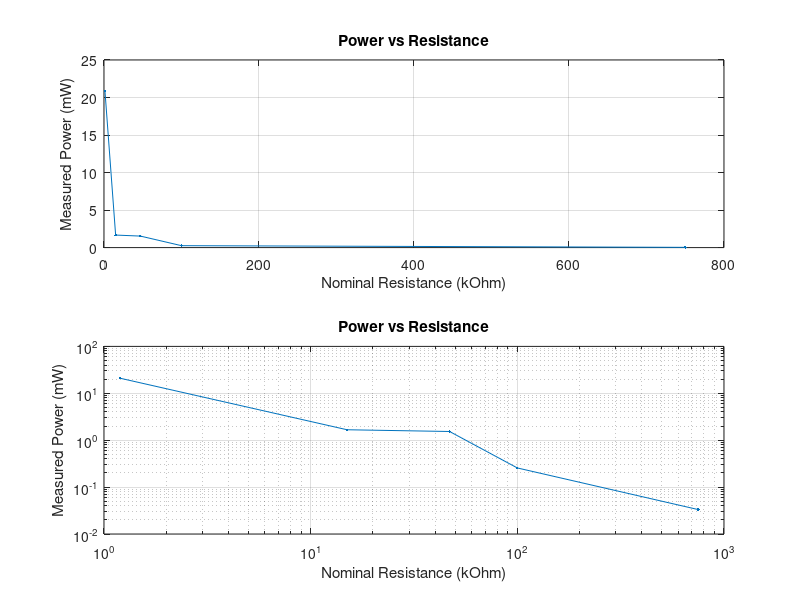

The MATLAB script that drew this image:
% ECE203 Lab 1: Linear and log-log data plots
%
% INSTRUCTIONS:
% 1. Update the data values and plot labels with your own values
% 2. Run the script
% 3. Select "File | Print Preview" on the figure window
% 4. Click these buttons in order: "Landscape" and "Fill Page"
% 5. Click the "Print" button

%----------------------------------------------------------------
% Data values, axis labels, and plot title
x = [1.2 15 47 100 750];
y = [20.9 1.67 1.533 0.256 .0332];
xtext = 'Nominal Resistance (kOhm)';
ytext = 'Measured Power (mW)';
ptext = 'Power vs Resistance';
%----------------------------------------------------------------

% Create a figure window with room for two plots
subplot(2,1,1)

% Create the linear plot
plot(x,y,'.-')
grid on
xlabel(xtext)
ylabel(ytext)
title(ptext)

% Create the log-log plot
subplot(2,1,2)
loglog(x,y,'.-')
grid on
xlabel(xtext)
ylabel(ytext)
title(ptext)

% All done!
